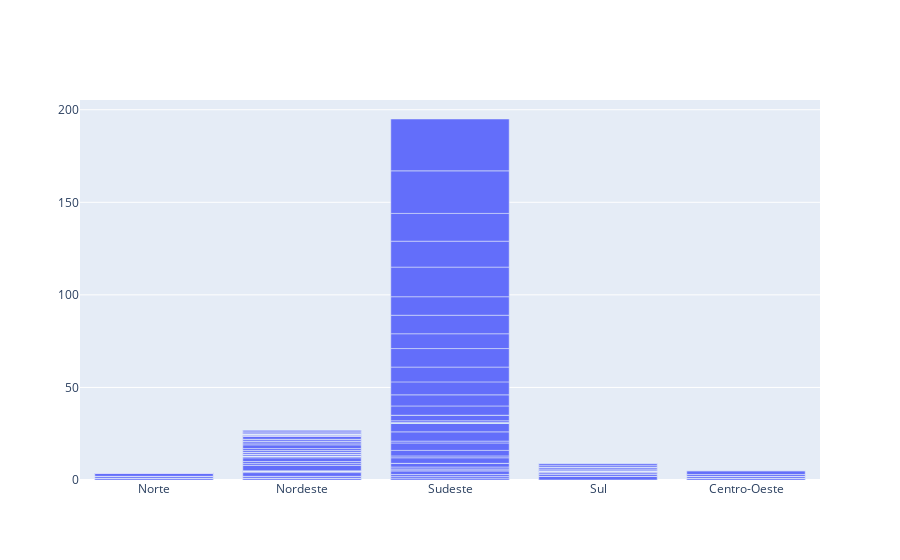

Notebook code cell kept with this figure:
### Code cell
trace = go.Bar(x = x,
               y = y)
data = [trace]
layout = go.Layout(title = 'Gráfico : Obitos Por Estados',
                   xaxis = {'title': 'Estados'},
                   yaxis = {'title': 'Obitos'})
fig = go.Figure(data=data, layout=layout)
py.iplot(data)

### Figure 1 — Plotly figure (JSON) as saved in the notebook; plotly's stock layout.template omitted (floating-point values rounded to 4 significant figures; data arrays with more than 128 entries replaced by an {"elided": "..."} marker saying what was removed)
{"data": [{"type": "bar", "x": {"elided": "1701 str values"}, "y": {"elided": "1701 int values"}}], "layout": {}}
